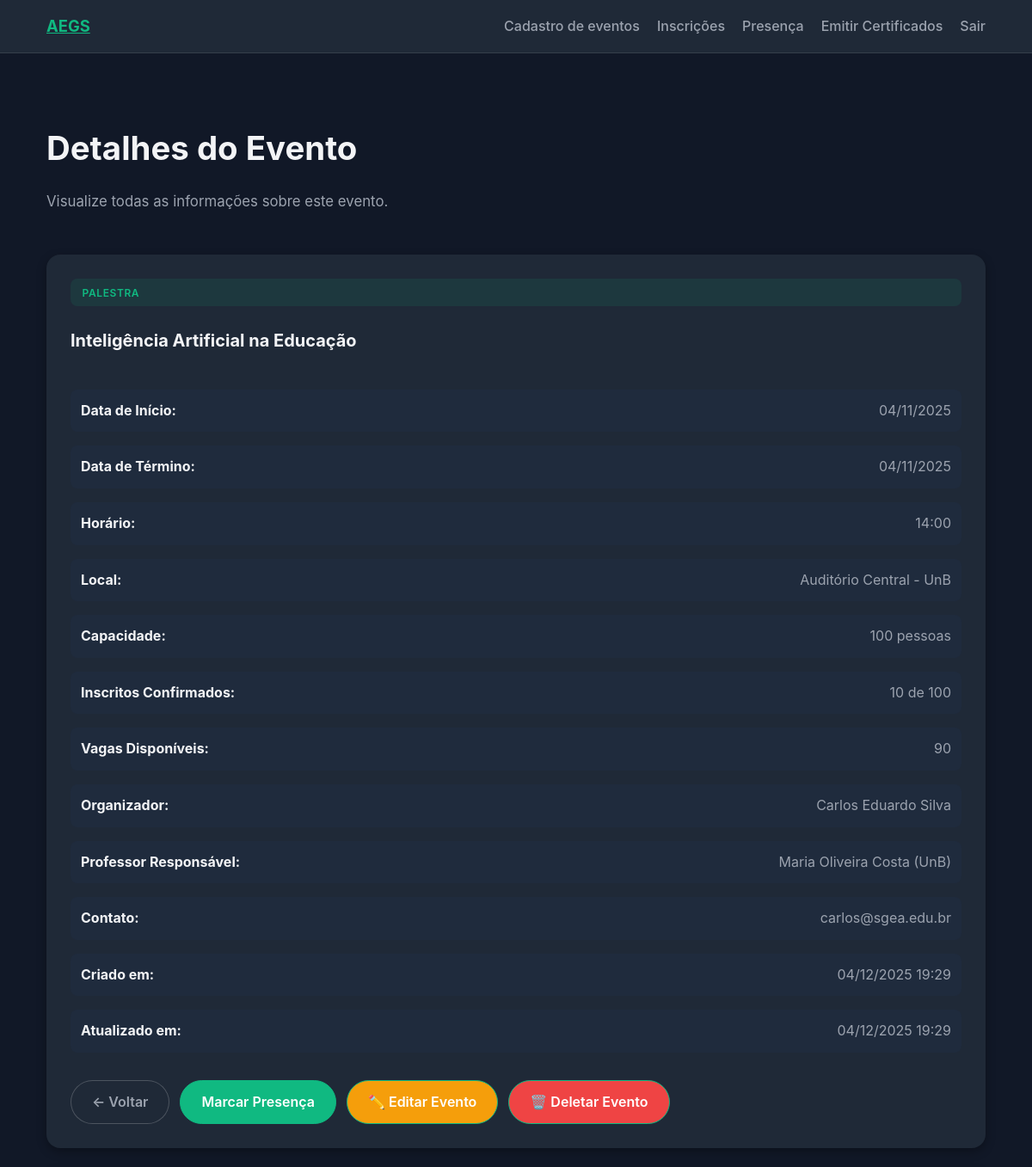
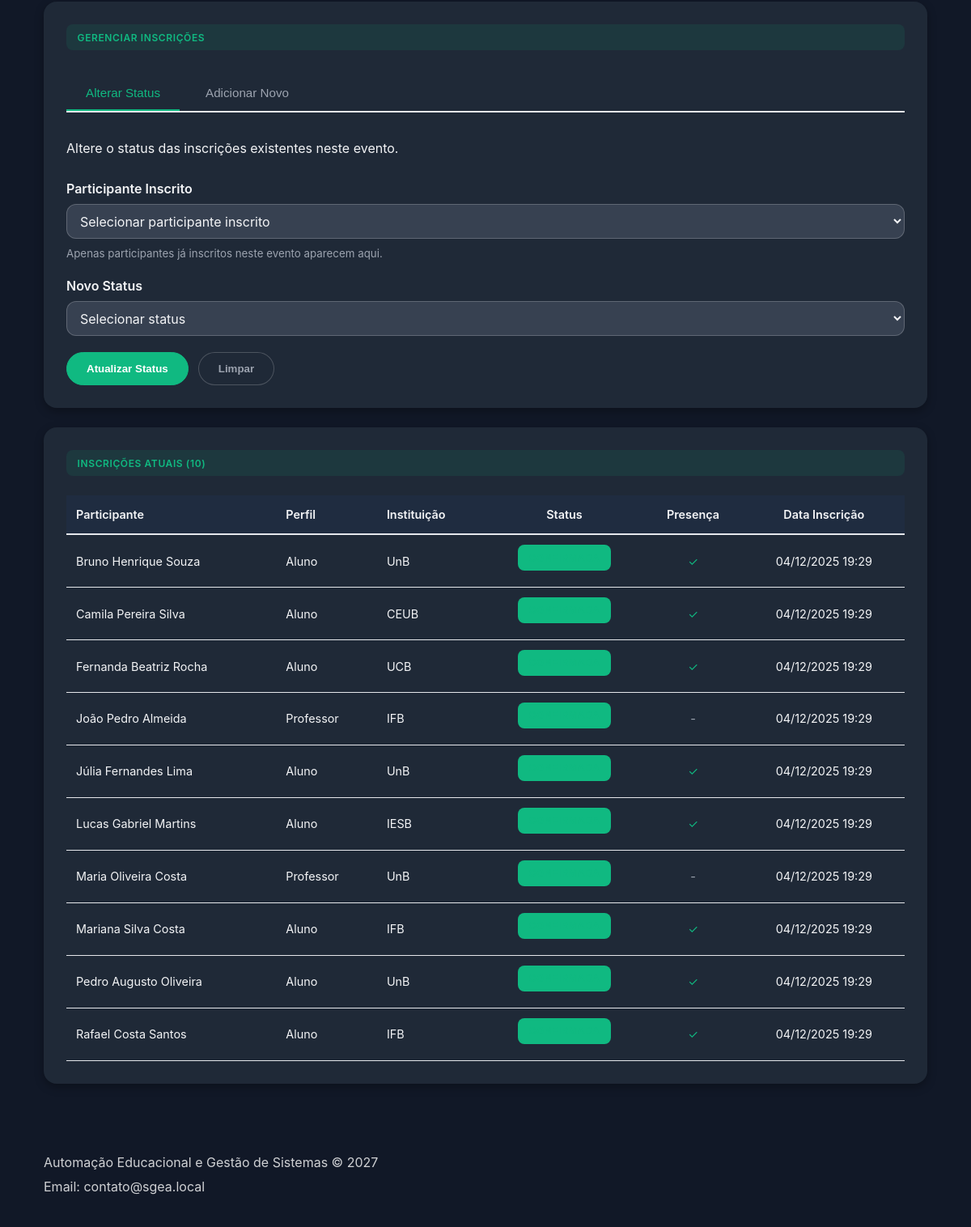
/eventos/21/ (signed in), run on the app's committed database (2 pictures, top to bottom).
### api/models.py (models this page shows, shortened)
class Evento(models.Model):
    tipo = models.CharField(max_length=20, choices=TipoEventoChoices.choices)
    titulo = models.CharField(max_length=150, blank=True, default="")
    data_inicio = models.DateField()
    data_fim = models.DateField()
    horario = models.TimeField(null=True, blank=True)
    local = models.CharField(max_length=150)
    capacidade = models.PositiveIntegerField()
    banner = models.ImageField(upload_to='banners/', blank=True, null=True)
    organizador = models.ForeignKey(
        Usuario,
        on_delete=models.SET_NULL,
        related_name="eventos_organizados",
        limit_choices_to=Q(perfil__in=[PerfilChoices.ADMIN, PerfilChoices.ORGANIZADOR]),
        null=True,
        blank=True
    )
    professor_responsavel = models.ForeignKey(
        Usuario,
        on_delete=models.SET_NULL,
        related_name="eventos_responsavel",
        limit_choices_to=Q(perfil=PerfilChoices.PROFESSOR),
        help_text="Professor responsável pelo evento",
        null=True,
        blank=True,
    )
    criado_em = models.DateTimeField(auto_now_add=True)
    atualizado_em = models.DateTimeField(auto_now=True)
    class Meta:
        ordering = ["data_inicio", "tipo"]
        indexes = [
            models.Index(fields=["data_inicio"]),
            models.Index(fields=["tipo"]),
            models.Index(fields=["organizador"]),
        ]
        constraints = [
            models.CheckConstraint(
                name="evento_data_fim_gte_inicio",
                check=Q(data_fim__gte=F("data_inicio"))
            ),
            models.CheckConstraint(
                name="capacidade_positive",
                check=Q(capacidade__gt=0)
            ),
        ]
    @property
    def total_inscritos(self) -> int:
        return self.inscricoes.filter(status=InscricaoStatus.CONFIRMADA).count()
    @property
    def vagas_disponiveis(self) -> int:
        return max(self.capacidade - self.total_inscritos, 0)

class Usuario(AbstractUser):
    nome = models.CharField(max_length=120)
    telefone = models.CharField(max_length=20)
    instituicao = models.CharField(
        max_length=20,
        choices=InstituicaoChoices.choices,
        blank=True,
        null=True,
        help_text="Obrigatório para perfis ALUNO e PROFESSOR."
    )
    perfil = models.CharField(
        max_length=20,
        choices=PerfilChoices.choices
    )
    class Meta:
        constraints = [
            models.CheckConstraint(
                name="instituicao_required_for_aluno_prof",
                check=(
                    ~Q(perfil__in=[PerfilChoices.ALUNO, PerfilChoices.PROFESSOR]) |
                    (Q(instituicao__isnull=False) & ~Q(instituicao=""))
                )
            )
        ]
        indexes = [
            models.Index(fields=["perfil"]),
        ]

class Inscricao(models.Model):
    evento = models.ForeignKey(
        Evento,
        on_delete=models.CASCADE,
        related_name="inscricoes",
    )
    participante = models.ForeignKey(
        Usuario,
        on_delete=models.CASCADE,
        related_name="inscricoes",
        limit_choices_to=Q(perfil__in=[PerfilChoices.ALUNO, PerfilChoices.PROFESSOR])
    )
    status = models.CharField(
        max_length=15,
        choices=InscricaoStatus.choices,
        default=InscricaoStatus.PENDENTE,
    )
    data_inscricao = models.DateTimeField(auto_now_add=True)
    atualizado_em = models.DateTimeField(auto_now=True)
    presenca_confirmada = models.BooleanField(default=False)
    class Meta:
        unique_together = ("evento", "participante")
        indexes = [
            models.Index(fields=["evento", "status"]),
            models.Index(fields=["participante"]),
        ]
        constraints = [
            models.CheckConstraint(
                name="inscricao_status_valido",
                check=Q(status__in=[choice[0] for choice in InscricaoStatus.choices])
            ),
        ]

### api/views.py (the view, shortened to what this page needs)
# urls.py: path('eventos/<int:evento_id>/', DetalhesEventoView.as_view(), name='detalhes-evento'),
@method_decorator(login_required(login_url='login'), name='dispatch')
class DetalhesEventoView(PostFeedbackMixin, TemplateView):
	template_name = "api/detalhes_evento.html"
	def get_context_data(self, **kwargs):
		context = super().get_context_data(**kwargs)
		evento_id = self.kwargs.get('evento_id')
		context['evento'] = get_object_or_404(
			Evento.objects.select_related('organizador', 'professor_responsavel'),
			pk=evento_id
		)
		if self.request.user.perfil in [PerfilChoices.ALUNO, PerfilChoices.PROFESSOR]:
			user_inscricao = Inscricao.objects.filter(
				evento_id=evento_id,
				participante=self.request.user
			).first()
			context['user_inscricao'] = user_inscricao
		if self.request.user.perfil in [PerfilChoices.ADMIN, PerfilChoices.ORGANIZADOR]:
			if self.request.user.perfil == PerfilChoices.ADMIN or context['evento'].organizador == self.request.user:
				inscricoes = Inscricao.objects.filter(
					evento_id=evento_id
				).select_related('participante').order_by('participante__nome')
				context['inscricoes'] = inscricoes
				all_participantes = Usuario.objects.filter(
					perfil__in=[PerfilChoices.ALUNO, PerfilChoices.PROFESSOR]
				).order_by('nome')
				inscribed_ids = set(inscricoes.values_list('participante_id', flat=True))
				available_participantes = all_participantes.exclude(pk__in=inscribed_ids)
				context['participantes'] = all_participantes
				context['available_participantes'] = available_participantes
				context['status_inscricao'] = InscricaoStatus.choices
		return context

### api/templates/api/detalhes_evento.html (shortened to what this page needs)
{% extends 'api/base.html' %}
{% block content %}
<section class="prototype-hero">
    <h1>Detalhes do Evento</h1>
    <p>Visualize todas as informações sobre este evento.</p>
</section>
<section class="prototype-grid">
    <article class="prototype-card" style="grid-column: 1 / -1;">
        <span class="badge">{{ evento.get_tipo_display }}</span>
        {% if evento.titulo %}
            <h2 style="margin-top: 1rem;">{{ evento.titulo }}</h2>
        {% else %}
            <h2 style="margin-top: 1rem;">{{ evento.get_tipo_display }}</h2>
        {% endif %}
        <div style="margin-top: 1.5rem; display: grid; gap: 1rem;">
            <div class="detail-row">
                <strong>Data de Início:</strong>
                <span>{{ evento.data_inicio|date:"d/m/Y" }}</span>
            </div>
            <div class="detail-row">
                <strong>Data de Término:</strong>
                <span>{{ evento.data_fim|date:"d/m/Y" }}</span>
            </div>
            {% if evento.horario %}
            <div class="detail-row">
                <strong>Horário:</strong>
                <span>{{ evento.horario|time:"H:i" }}</span>
            </div>
            {% endif %}
            <div class="detail-row">
                <strong>Local:</strong>
                <span>{{ evento.local }}</span>
            </div>
            <div class="detail-row">
                <strong>Capacidade:</strong>
                <span>{{ evento.capacidade }} pessoas</span>
            </div>
            <div class="detail-row">
                <strong>Inscritos Confirmados:</strong>
                <span>{{ evento.total_inscritos }} de {{ evento.capacidade }}</span>
            </div>
            <div class="detail-row">
                <strong>Vagas Disponíveis:</strong>
                <span>{{ evento.vagas_disponiveis }}</span>
            </div>
            <div class="detail-row">
                <strong>Organizador:</strong>
                <span>{{ evento.organizador.nome|default:evento.organizador.username }}</span>
            </div>
            {% if evento.professor_responsavel %}
            <div class="detail-row">
                <strong>Professor Responsável:</strong>
                <span>{{ evento.professor_responsavel.nome|default:evento.professor_responsavel.username }}
                {% if evento.professor_responsavel.instituicao %}
                    ({{ evento.professor_responsavel.get_instituicao_display }})
                {% endif %}
                </span>
            </div>
            {% endif %}
            {% if evento.organizador.email %}
            <div class="detail-row">
                <strong>Contato:</strong>
                <span>{{ evento.organizador.email }}</span>
            </div>
            {% endif %}
            <div class="detail-row">
                <strong>Criado em:</strong>
                <span>{{ evento.criado_em|date:"d/m/Y H:i" }}</span>
            </div>
            {% if evento.atualizado_em != evento.criado_em %}
            <div class="detail-row">
                <strong>Atualizado em:</strong>
                <span>{{ evento.atualizado_em|date:"d/m/Y H:i" }}</span>
            </div>
            {% endif %}
        </div>
        <div class="form-actions" style="margin-top: 2rem;">
            <a href="{% url 'inscricao-usuario' %}" class="btn secondary">← Voltar</a>
            {% if request.user.perfil == 'ADMIN' or request.user == evento.organizador %}
                <a href="{% url 'presenca' %}?evento={{ evento.pk }}" class="btn primary">Marcar Presença</a>
            {% endif %}
            {% if request.user.perfil == 'ADMIN' or request.user == evento.organizador or request.user == evento.professor_responsavel %}
                <a href="{% url 'editar-evento' evento.pk %}" class="btn primary" style="background: #f59e0b;">✏️ Editar Evento</a>
            {% endif %}
            {% if request.user.perfil == 'ADMIN' or request.user == evento.organizador %}
                <a href="{% url 'deletar-evento' evento.pk %}" class="btn primary" style="background: #ef4444;">🗑️ Deletar Evento</a>
            {% endif %}
        </div>
    </article>
    {% if request.user.perfil == 'ADMIN' or request.user == evento.organizador %}
    <article class="prototype-card" style="grid-column: 1 / -1;">
        <span class="badge">Gerenciar Inscrições</span>
        <div style="margin: 1.5rem 0 1rem; display: flex; gap: 0.5rem; border-bottom: 2px solid #e5e7eb;">
            <button type="button" class="tab-btn active" onclick="switchTab('manage')" id="tab-manage">
                Alterar Status
            </button>
            <button type="button" class="tab-btn" onclick="switchTab('add')" id="tab-add">
                Adicionar Novo
            </button>
        </div>
        <div id="manage-section" class="tab-content active">
            <p style="margin-bottom: 1.5rem;">Altere o status das inscrições existentes neste evento.</p>
            {% if inscricoes %}
            <form method="post">
                <div class="form-group">
                    <label for="inscricao-participante">Participante Inscrito</label>
                    <select id="inscricao-participante" name="participante" required>
                        <option value="">Selecionar participante inscrito</option>
                    </select>
                    <small style="color: var(--muted); display: block; margin-top: 0.5rem;">
                        Apenas participantes já inscritos neste evento aparecem aqui.
                    </small>
                </div>
                <div class="form-group">
                    <label for="status">Novo Status</label>
                    <select id="status" name="status" required>
                        <option value="">Selecionar status</option>
                    </select>
                </div>
                <div class="form-actions">
                    <button type="submit" class="btn primary">Atualizar Status</button>
                    <button type="reset" class="btn secondary">Limpar</button>
                </div>
            </form>
            {% else %}
            <p style="color: var(--muted); padding: 2rem; text-align: center; background: rgba(37, 99, 235, 0.03); border-radius: 8px;">
                Ainda não há inscrições neste evento. Use a aba "Adicionar Novo" para registrar participantes.
            </p>
            {% endif %}
        </div>
    </article>
    {% if inscricoes %}
    <article class="prototype-card" style="grid-column: 1 / -1;">
        <span class="badge">Inscrições Atuais ({{ inscricoes.count }})</span>
        <table style="width: 100%; border-collapse: collapse; margin-top: 1rem;">
            <thead>
                <tr style="border-bottom: 2px solid #e5e7eb;">
                    <th style="text-align: left; padding: 0.75rem;">Participante</th>
                    <th style="text-align: left; padding: 0.75rem;">Perfil</th>
                    <th style="text-align: left; padding: 0.75rem;">Instituição</th>
                    <th style="text-align: center; padding: 0.75rem;">Status</th>
                    <th style="text-align: center; padding: 0.75rem;">Presença</th>
                    <th style="text-align: center; padding: 0.75rem;">Data Inscrição</th>
                </tr>
            </thead>
            <tbody>
                {% for inscricao in inscricoes %}
                    <tr style="border-bottom: 1px solid #e5e7eb;">
                        <td style="padding: 0.75rem;">{{ inscricao.participante.nome }}</td>
                        <td style="padding: 0.75rem;">{{ inscricao.participante.get_perfil_display }}</td>
                        <td style="padding: 0.75rem;">
                            {% if inscricao.participante.instituicao %}
                                {{ inscricao.participante.get_instituicao_display }}
                            {% else %}
                                -
                            {% endif %}
                        </td>
                        <td style="text-align: center; padding: 0.75rem;">
                            <span class="badge" style="
                                {% if inscricao.status == 'CONFIRMADA' %}background: #10b981;{% endif %}
                            ">
                            </span>
                        </td>
                        <td style="text-align: center; padding: 0.75rem;">
                            {% if inscricao.presenca_confirmada %}
                                <span style="color: #10b981;">✓</span>
                            {% else %}
                                <span style="color: #9ca3af;">-</span>
                            {% endif %}
                        </td>
                        <td style="text-align: center; padding: 0.75rem;">
                            {{ inscricao.data_inscricao|date:"d/m/Y H:i" }}
                        </td>
                    </tr>
                {% endfor %}
            </tbody>
        </table>
    </article>
    {% endif %}
    {% endif %}
</section>
{% endblock %}

### data on the page
Evento: tipo "PALESTRA", titulo "Inteligência Artificial na Educação", data_inicio "04/11/2025", data_fim "04/11/2025", horario "14:00", local "Auditório Central - UnB", capacidade "100", total_inscritos "10", vagas_disponiveis "90", organizador.nome "Carlos Eduardo Silva", professor_responsavel.nome "Maria Oliveira Costa", professor_responsavel.instituicao "UnB", organizador.email "carlos@sgea.edu.br", criado_em "04/12/2025 19:29", atualizado_em "04/12/2025 19:29"
Inscricao: participante.nome "Bruno Henrique Souza", participante.perfil "Aluno", participante.instituicao "UnB", data_inscricao "04/12/2025 19:29"
Inscricao: participante.nome "Camila Pereira Silva", participante.perfil "Aluno", participante.instituicao "CEUB", data_inscricao "04/12/2025 19:29"
Inscricao: participante.nome "Fernanda Beatriz Rocha", participante.perfil "Aluno", participante.instituicao "UCB", data_inscricao "04/12/2025 19:29"
Inscricao: participante.nome "João Pedro Almeida", participante.perfil "Professor", participante.instituicao "IFB", data_inscricao "04/12/2025 19:29"
Inscricao: participante.nome "Júlia Fernandes Lima", participante.perfil "Aluno", participante.instituicao "UnB", data_inscricao "04/12/2025 19:29"
Inscricao: participante.nome "Lucas Gabriel Martins", participante.perfil "Aluno", participante.instituicao "IESB", data_inscricao "04/12/2025 19:29"
Inscricao: participante.nome "Maria Oliveira Costa", participante.perfil "Professor", participante.instituicao "UnB", data_inscricao "04/12/2025 19:29"
Inscricao: participante.nome "Mariana Silva Costa", participante.perfil "Aluno", participante.instituicao "IFB", data_inscricao "04/12/2025 19:29"
Inscricao: participante.nome "Pedro Augusto Oliveira", participante.perfil "Aluno", participante.instituicao "UnB", data_inscricao "04/12/2025 19:29"
Inscricao: participante.nome "Rafael Costa Santos", participante.perfil "Aluno", participante.instituicao "IFB", data_inscricao "04/12/2025 19:29"

### other printed values
{{ inscricoes.count }} "10"
